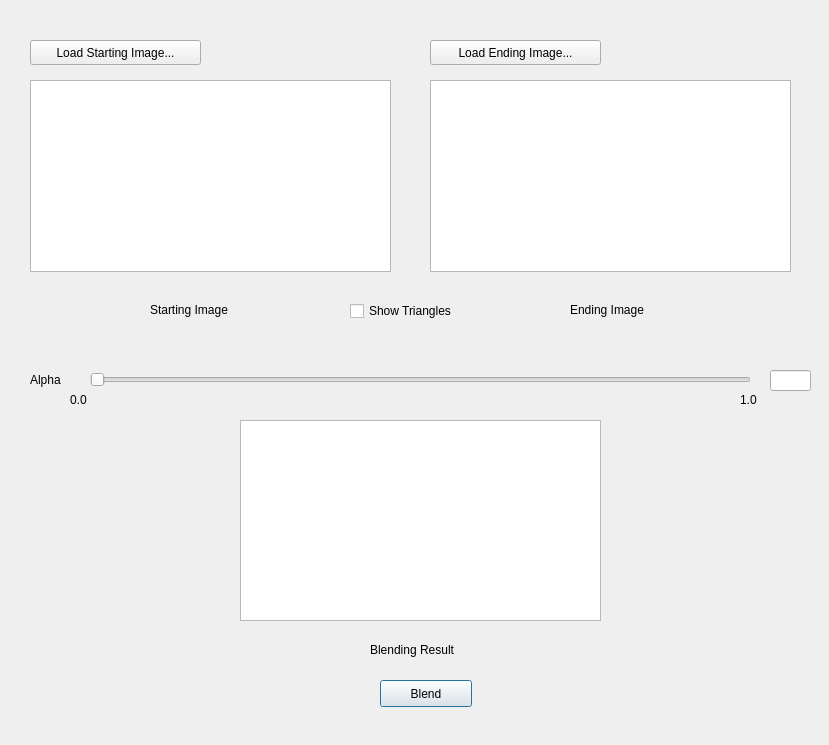
<?xml version="1.0" encoding="UTF-8"?>
<ui version="4.0">
 <class>Dialog</class>
 <widget class="QDialog" name="Dialog">
  <property name="geometry">
   <rect>
    <x>0</x>
    <y>0</y>
    <width>829</width>
    <height>745</height>
   </rect>
  </property>
  <property name="windowTitle">
   <string>Dialog</string>
  </property>
  <widget class="QToolButton" name="toolButton">
   <property name="geometry">
    <rect>
     <x>30</x>
     <y>40</y>
     <width>171</width>
     <height>25</height>
    </rect>
   </property>
   <property name="text">
    <string>Load Starting Image...</string>
   </property>
  </widget>
  <widget class="QToolButton" name="toolButton_2">
   <property name="geometry">
    <rect>
     <x>430</x>
     <y>40</y>
     <width>171</width>
     <height>25</height>
    </rect>
   </property>
   <property name="text">
    <string>Load Ending Image...</string>
   </property>
  </widget>
  <widget class="QCheckBox" name="checkBox">
   <property name="geometry">
    <rect>
     <x>350</x>
     <y>300</y>
     <width>131</width>
     <height>22</height>
    </rect>
   </property>
   <property name="text">
    <string>Show Triangles</string>
   </property>
  </widget>
  <widget class="QPushButton" name="pushButton">
   <property name="geometry">
    <rect>
     <x>380</x>
     <y>680</y>
     <width>92</width>
     <height>27</height>
    </rect>
   </property>
   <property name="text">
    <string>Blend</string>
   </property>
  </widget>
  <widget class="QGraphicsView" name="graphicsView">
   <property name="geometry">
    <rect>
     <x>30</x>
     <y>80</y>
     <width>361</width>
     <height>192</height>
    </rect>
   </property>
  </widget>
  <widget class="QGraphicsView" name="graphicsView_2">
   <property name="geometry">
    <rect>
     <x>430</x>
     <y>80</y>
     <width>361</width>
     <height>192</height>
    </rect>
   </property>
  </widget>
  <widget class="QGraphicsView" name="graphicsView_3">
   <property name="geometry">
    <rect>
     <x>240</x>
     <y>420</y>
     <width>361</width>
     <height>201</height>
    </rect>
   </property>
  </widget>
  <widget class="QLabel" name="label">
   <property name="geometry">
    <rect>
     <x>150</x>
     <y>300</y>
     <width>101</width>
     <height>20</height>
    </rect>
   </property>
   <property name="text">
    <string>Starting Image</string>
   </property>
  </widget>
  <widget class="QLabel" name="label_2">
   <property name="geometry">
    <rect>
     <x>570</x>
     <y>300</y>
     <width>101</width>
     <height>20</height>
    </rect>
   </property>
   <property name="text">
    <string>Ending Image</string>
   </property>
  </widget>
  <widget class="QLabel" name="label_3">
   <property name="geometry">
    <rect>
     <x>370</x>
     <y>640</y>
     <width>101</width>
     <height>20</height>
    </rect>
   </property>
   <property name="text">
    <string>Blending Result</string>
   </property>
  </widget>
  <widget class="QLabel" name="label_4">
   <property name="geometry">
    <rect>
     <x>30</x>
     <y>370</y>
     <width>41</width>
     <height>20</height>
    </rect>
   </property>
   <property name="text">
    <string>Alpha</string>
   </property>
  </widget>
  <widget class="QLabel" name="label_5">
   <property name="geometry">
    <rect>
     <x>70</x>
     <y>390</y>
     <width>41</width>
     <height>20</height>
    </rect>
   </property>
   <property name="text">
    <string>0.0</string>
   </property>
  </widget>
  <widget class="QLabel" name="label_6">
   <property name="geometry">
    <rect>
     <x>740</x>
     <y>390</y>
     <width>41</width>
     <height>20</height>
    </rect>
   </property>
   <property name="text">
    <string>1.0</string>
   </property>
  </widget>
  <widget class="QLineEdit" name="lineEdit">
   <property name="geometry">
    <rect>
     <x>770</x>
     <y>370</y>
     <width>41</width>
     <height>21</height>
    </rect>
   </property>
  </widget>
  <widget class="QSlider" name="horizontalSlider">
   <property name="geometry">
    <rect>
     <x>90</x>
     <y>370</y>
     <width>661</width>
     <height>20</height>
    </rect>
   </property>
   <property name="maximum">
    <number>100</number>
   </property>
   <property name="singleStep">
    <number>5</number>
   </property>
   <property name="orientation">
    <enum>Qt::Horizontal</enum>
   </property>
  </widget>
 </widget>
 <resources/>
 <connections/>
</ui>
